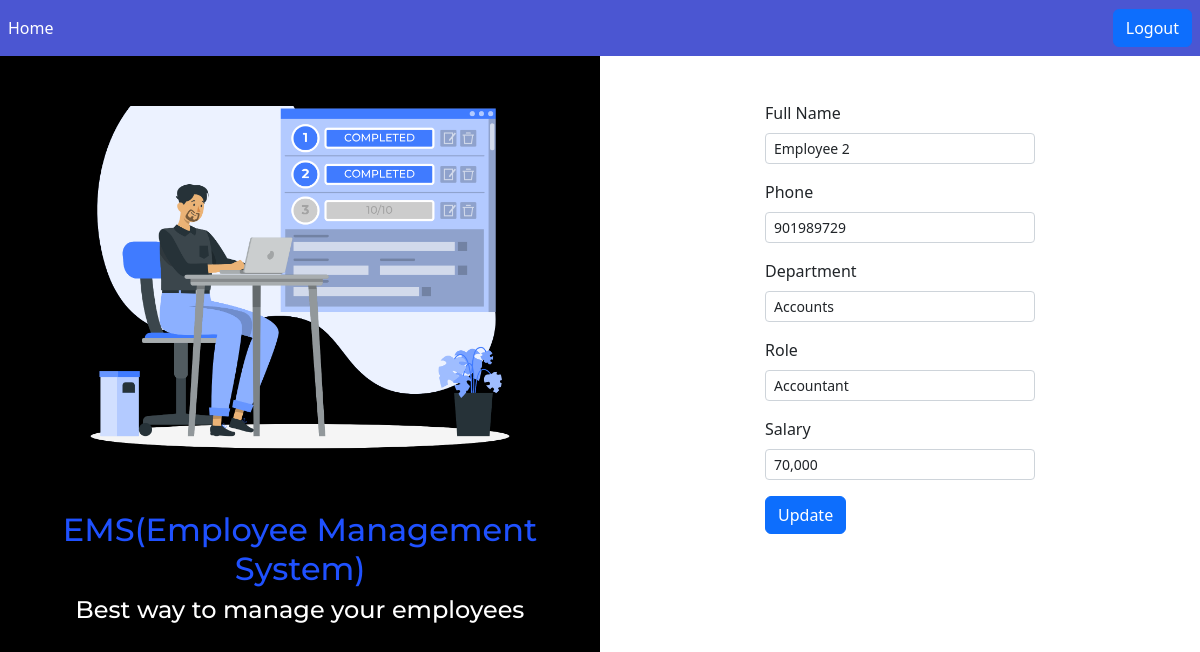
Page /admin/update/4 (signed in) on the committed database.
### EMS/models.py (models this page shows, shortened)
class User(db.Model, UserMixin):
    id = db.Column(db.Integer, primary_key=True)
    name = db.Column(db.String(20))
    email = db.Column(db.String(120), unique=True)
    password = db.Column(db.String(60))
    phone = db.Column(db.String(20))
    department = db.Column(db.String(50))
    role = db.Column(db.String(50))
    salary = db.Column(db.String(50))
    is_admin = db.Column(db.Boolean, default=False)

### EMS/admin/views.py (the view, shortened to what this page needs)
@admin.route('/update/<int:id>', methods=['GET', 'POST'])
@login_required
def update(id):
    Emp = User.query.filter_by(id=id).first()
    return render_template("update.html", Emp=Emp)

### EMS/models.py (called while the page is built)
@login_manager.user_loader
def load_user(user_id):
    return User.query.get(int(user_id))

### EMS/templates/update.html (shortened to what this page needs)
{% extends "base.html" %}
{% block body %}
<div class="contain">
 <form action="" method="post">
        <div class="mb-3">
          <label for="fname" class="form-label">Full Name</label>
          <input type="text" class="form-control form-control-sm"  name="name" value="{{Emp.name}}" id="fname">
        </div>
        <div class="mb-3">
          <label for="city" class="form-label">Phone</label>
          <input type="text" class="form-control form-control-sm" name="phone" value="{{Emp.phone}}" id="city">
        </div>
        <div class="mb-3">
          <label for="dept" class="form-label">Department</label>
          <input type="text" class="form-control form-control-sm" name="department" value="{{Emp.department}}" id="dept">
        </div>
        <div class="mb-3">
          <label for="role" class="form-label">Role</label>
          <input type="text" class="form-control form-control-sm" name="role" value="{{Emp.role}}" id="role">
        </div>
        <div class="mb-3">
          <label for="salary" class="form-label">Salary</label>
          <input type="text" class="form-control form-control-sm" name="salary" value="{{Emp.salary}}" id="salary">
        </div>
        <button type="submit" class="btn btn-primary">Update</button>
 </form>
</div>
{% endblock %}

### EMS/static/base.css (style rules this page uses)
body { background-color: #000000; }
.contain { align-items: center; background-color: #ffffff; width: 350px; padding: 40px; margin-left: auto; margin-right: auto; margin-top: 5px; margin-bottom: 50px; }

### rows in the picture
User: name "Employee 2", phone "901989729", department "Accounts", role "Accountant", salary "70,000"
